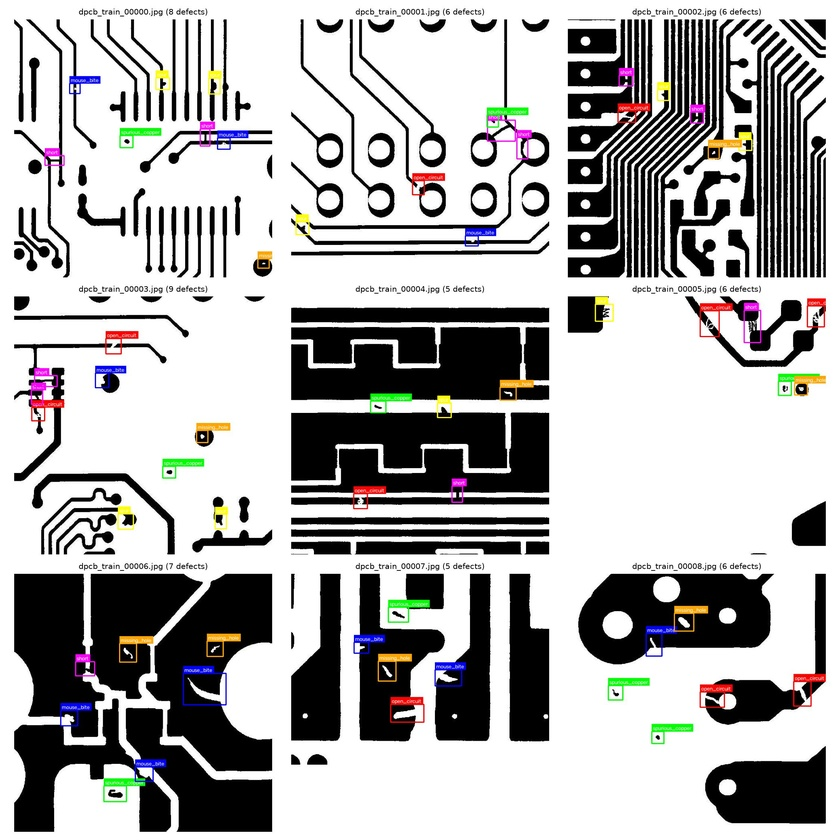
#> input picture data/annotation_verification_grid.jpg, 840 x 840 px, shrunk from 2250 x 2250 before the run
$ python -i image_enhancement.py   (imports and definitions only)
#> lines starting #> are read from the running program, lines starting #| are printed output that depends on the picture; after the words box and inside, x2 and y2 are one past the last pixel; in counts of white or black regions, pixels touching at a corner belong together
"""
Real-World Industrial Camera Preprocessing & Lighting Normalization Suite
Adapts live desk camera, smartphone, and USB microscope captures to match
the training distribution of flatbed optical scans:
1. CLAHE (Contrast Limited Adaptive Histogram Equalization) for uneven shadows
2. Automatic White Balance (Gray World) for color temperature variations
3. Glare & Specular Reflection attenuation on shiny copper/solder
4. Dynamic Brightness, Contrast & Unsharp Mask sharpening
"""

import cv2
import numpy as np

def apply_auto_white_balance(image_bgr: np.ndarray) -> np.ndarray:
    """Gray World White Balance algorithm to remove warm/cool indoor lighting tints."""
    result = image_bgr.copy().astype(np.float32)
    avg_b = np.mean(result[:, :, 0])
    avg_g = np.mean(result[:, :, 1])
    avg_r = np.mean(result[:, :, 2])

    avg_gray = (avg_b + avg_g + avg_r) / 3.0

    # Scale channels
    result[:, :, 0] = np.clip(result[:, :, 0] * (avg_gray / (avg_b + 1e-6)), 0, 255)
    result[:, :, 1] = np.clip(result[:, :, 1] * (avg_gray / (avg_g + 1e-6)), 0, 255)
    result[:, :, 2] = np.clip(result[:, :, 2] * (avg_gray / (avg_r + 1e-6)), 0, 255)

    return result.astype(np.uint8)

def apply_clahe(image_bgr: np.ndarray, clip_limit: float = 2.5, tile_size: int = 8) -> np.ndarray:
    """Adaptive histogram equalization in LAB color space to normalize shadows & glare."""
    lab = cv2.cvtColor(image_bgr, cv2.COLOR_BGR2LAB)
    l, a, b = cv2.split(lab)

    clahe = cv2.createCLAHE(clipLimit=clip_limit, tileGridSize=(tile_size, tile_size))
    cl = clahe.apply(l)

    merged = cv2.merge((cl, a, b))
    return cv2.cvtColor(merged, cv2.COLOR_LAB2BGR)

def suppress_glare(image_bgr: np.ndarray, threshold: int = 240) -> np.ndarray:
    """Attenuate blown-out specular highlights on shiny copper traces and solder pads."""
    gray = cv2.cvtColor(image_bgr, cv2.COLOR_BGR2GRAY)
    _, mask = cv2.threshold(gray, threshold, 255, cv2.THRESH_BINARY)

    # Inpaint or blend highlight regions with slight local blur
    if np.sum(mask) > 0:
        kernel = cv2.getStructuringElement(cv2.MORPH_ELLIPSE, (5, 5))
        mask_dilated = cv2.dilate(mask, kernel, iterations=1)
        blurred = cv2.GaussianBlur(image_bgr, (7, 7), 0)
        mask_3ch = cv2.merge([mask_dilated, mask_dilated, mask_dilated]) / 255.0
        result = (image_bgr * (1.0 - 0.4 * mask_3ch) + blurred * (0.4 * mask_3ch)).astype(np.uint8)
        return result
    return image_bgr

def adjust_brightness_contrast(image_bgr: np.ndarray, brightness: int = 0, contrast: float = 1.0) -> np.ndarray:
    """Adjust exposure parameters."""
    return cv2.convertScaleAbs(image_bgr, alpha=contrast, beta=brightness)

def unsharp_mask(image_bgr: np.ndarray, sigma: float = 1.0, strength: float = 1.2) -> np.ndarray:
    """Sharpen slightly out-of-focus camera captures to accentuate micro trace defects."""
    blurred = cv2.GaussianBlur(image_bgr, (0, 0), sigma)
    sharpened = cv2.addWeighted(image_bgr, 1.0 + strength, blurred, -strength, 0)
    return np.clip(sharpened, 0, 255).astype(np.uint8)

def enhance_pcb_image(
    image_bgr: np.ndarray,
    enable_wb: bool = True,
    enable_clahe: bool = True,
    clahe_clip: float = 2.5,
    enable_glare_suppression: bool = True,
    enable_sharpening: bool = False,
    brightness: int = 0,
    contrast: float = 1.0
) -> np.ndarray:
    """Full preprocessing pipeline for raw camera captures."""
    res = image_bgr.copy()

    # 1. White balance (neutralizes warm desk lamps)
    if enable_wb:
        res = apply_auto_white_balance(res)

    # 2. Glare suppression
    if enable_glare_suppression:
        res = suppress_glare(res)

    # 3. CLAHE local contrast normalization
    if enable_clahe:
        res = apply_clahe(res, clip_limit=clahe_clip)

    # 4. Exposure tuning
    if brightness != 0 or contrast != 1.0:
        res = adjust_brightness_contrast(res, brightness=brightness, contrast=contrast)

    # 5. Sharpening
    if enable_sharpening:
        res = unsharp_mask(res)

    return res

>>> import cv2
>>> picture = cv2.imread('../data/annotation_verification_grid.jpg')
#> picture is the input picture: shape (840, 840, 3); mean B, G, R 173.3, 173.8, 174.5
>>> result = enhance_pcb_image(picture)
#> in apply_auto_white_balance, `avg_b = np.mean(result[:, :, 0])`: avg_b = 173.3
#> in apply_auto_white_balance, `avg_g = np.mean(result[:, :, 1])`: avg_g = 173.8
#> in apply_auto_white_balance, `avg_r = np.mean(result[:, :, 2])`: avg_r = 174.5
#> in apply_auto_white_balance, `avg_gray = (avg_b + avg_g + avg_r) / 3.0`: avg_gray = 173.8
#> in suppress_glare, `_, mask = cv2.threshold(gray, threshold, 255, cv2.THRESH_BINARY)`:
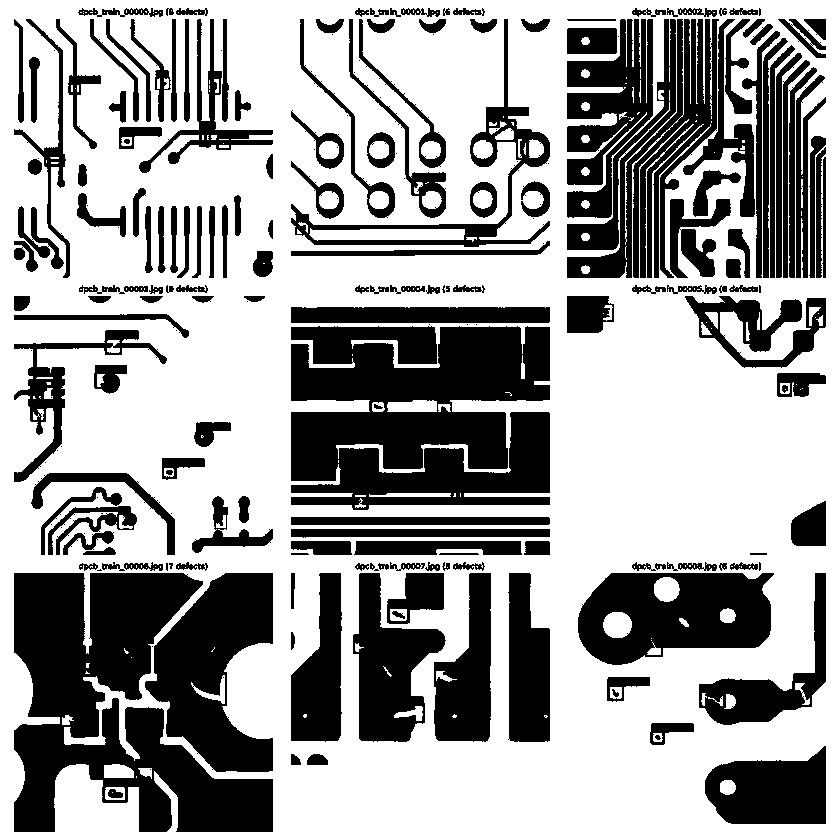
#> mask: shape (840, 840); 63.1% white; 223 black regions (51 under 20 px), largest, box (x1, y1, x2, y2) and area: (291, 326, 550, 510) 40035, (14, 573, 273, 832) 36456, (145, 573, 273, 772) 14878
#> in suppress_glare, `mask_dilated = cv2.dilate(mask, kernel, iterations=1)`:
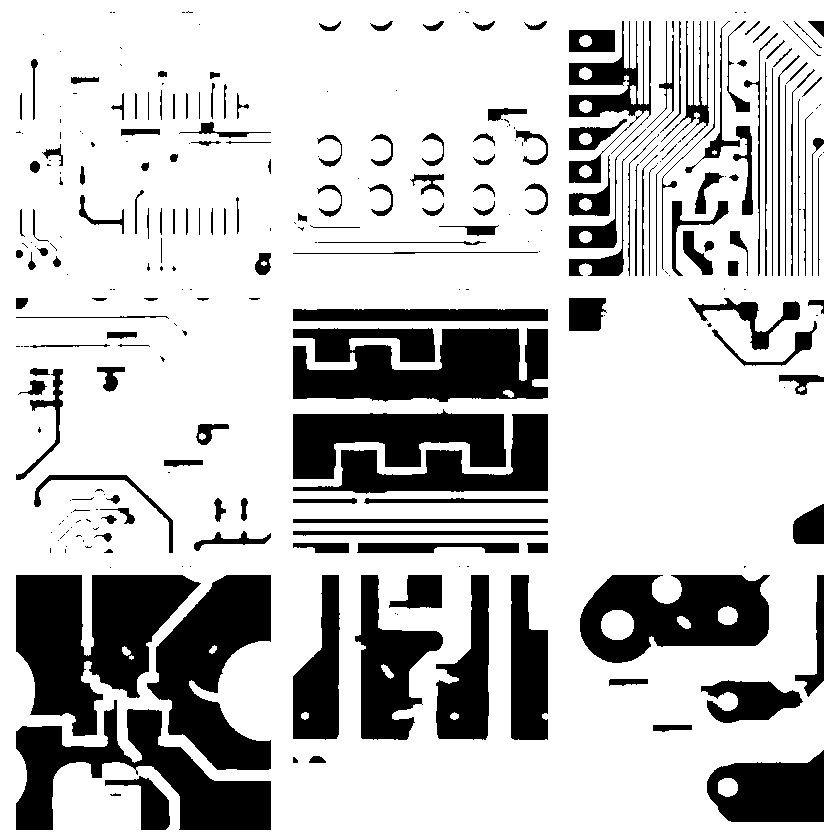
#> mask_dilated: shape (840, 840); 76.5% white; 291 black regions (121 under 20 px), largest, box (x1, y1, x2, y2) and area: (16, 575, 201, 736) 17272, (293, 328, 548, 402) 15379, (147, 575, 271, 770) 13297
#> in suppress_glare, `blurred = cv2.GaussianBlur(image_bgr, (7, 7), 0)`:
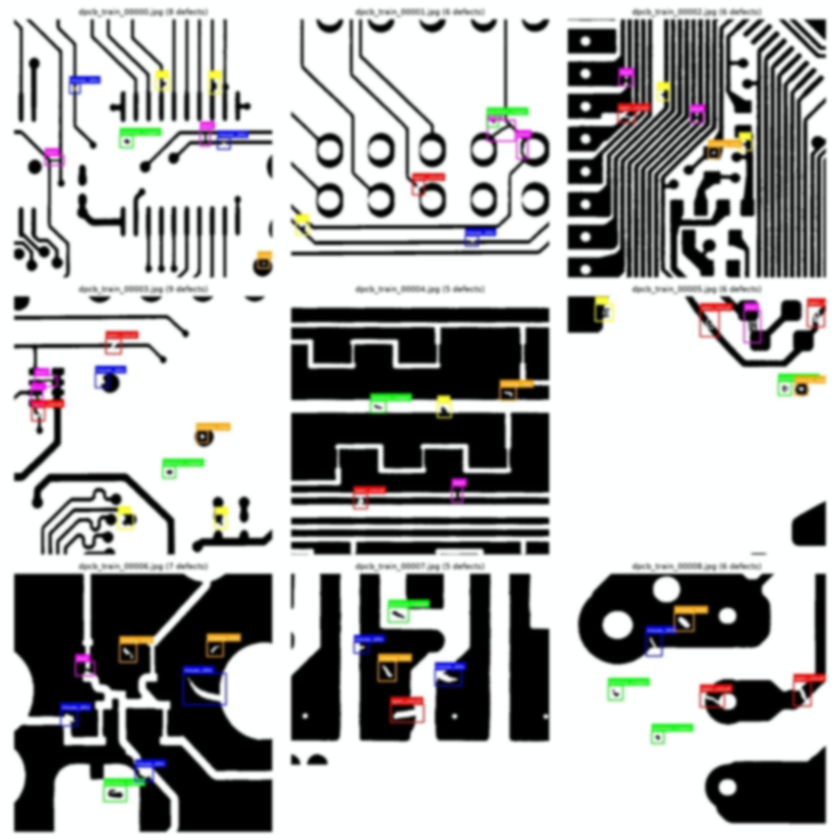
#> blurred: shape (840, 840, 3); mean B, G, R 173.3, 173.8, 173.7
#> in apply_clahe, `lab = cv2.cvtColor(image_bgr, cv2.COLOR_BGR2LAB)`: lab: shape (840, 840, 3); mean of channels 0, 1, 2 174.4, 128.4, 128.4
#> in apply_clahe, `l, a, b = cv2.split(lab)`:
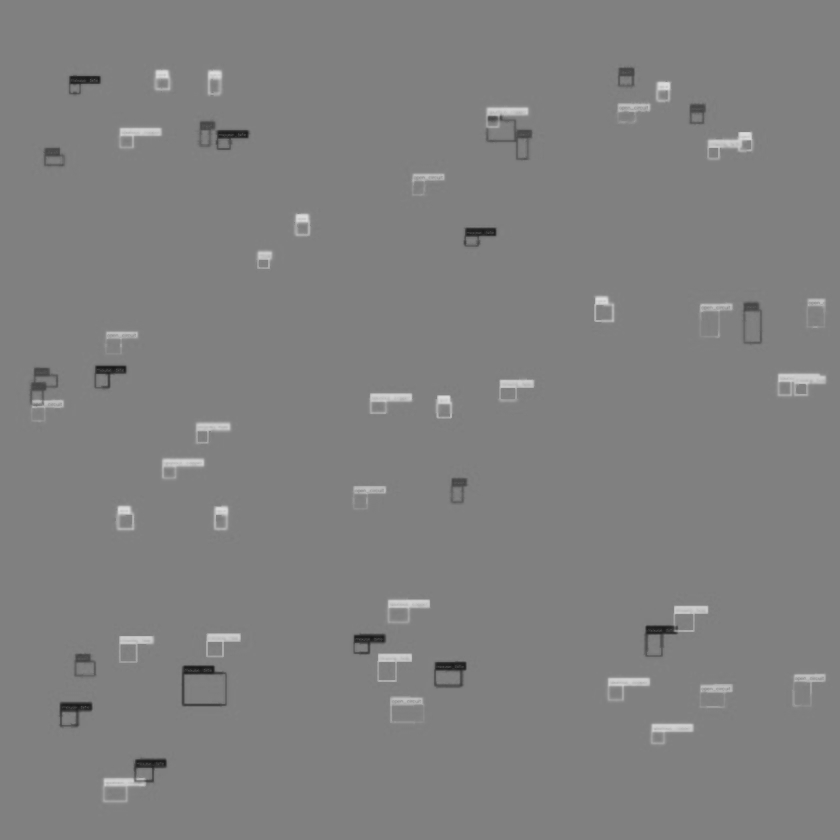
#> b: shape (840, 840); min 23, max 220, mean 128.4
#> in apply_clahe, `cl = clahe.apply(l)`:
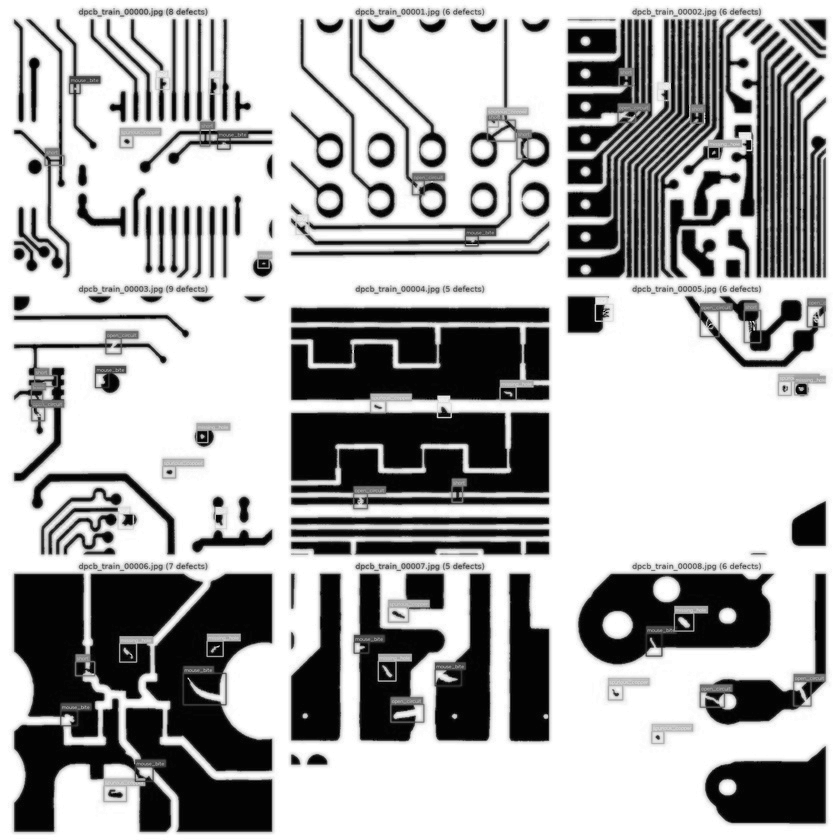
#> cl: shape (840, 840); min 1, max 255, mean 171.8
#> in apply_clahe, `merged = cv2.merge((cl, a, b))`: merged: shape (840, 840, 3); mean of channels 0, 1, 2 171.8, 128.4, 128.4
#> in apply_clahe, `return cv2.cvtColor(merged, cv2.COLOR_LAB2BGR)`:
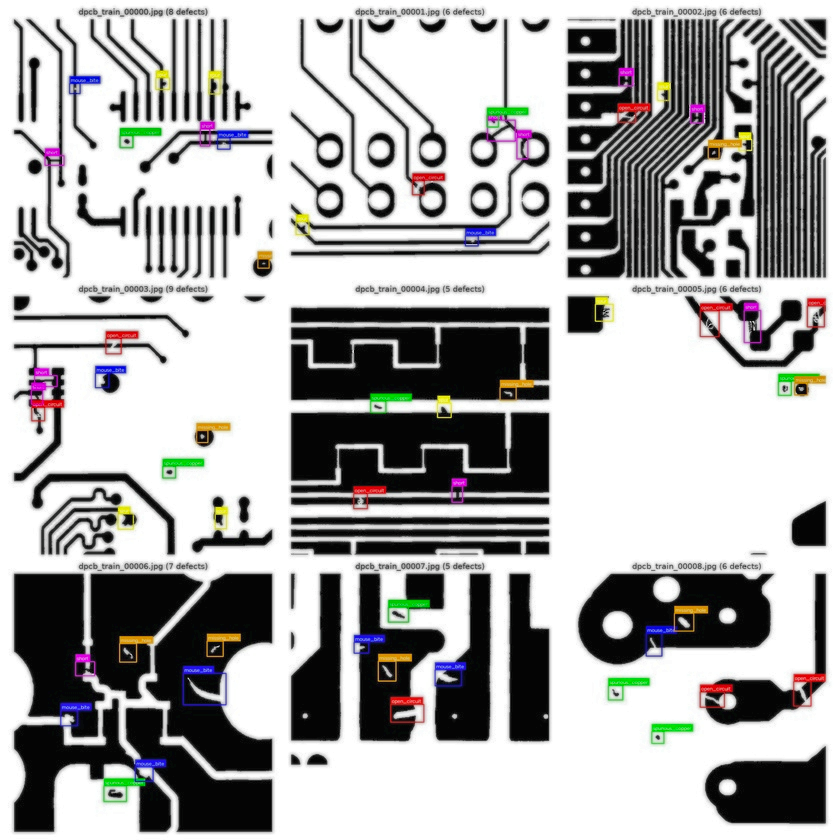
#> returned value: shape (840, 840, 3); mean B, G, R 169.8, 170.3, 170.8

$ run again, on data/gradcam_analysis.jpg
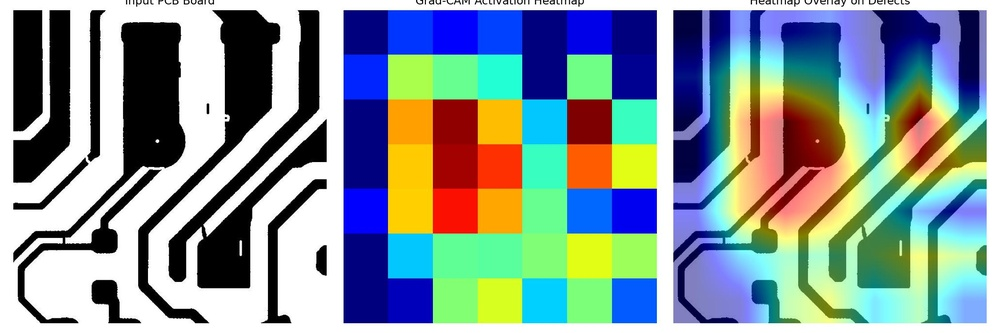
#> input picture data/gradcam_analysis.jpg, 1000 x 333 px, shrunk from 2250 x 750 before the run
#> picture is the input picture: shape (333, 1000, 3); mean B, G, R 150.8, 149.6, 132.4
#> avg_b = 150.8
#> avg_g = 149.6
#> avg_r = 132.4
#> avg_gray = 144.3
#> in suppress_glare, `_, mask = cv2.threshold(gray, threshold, 255, cv2.THRESH_BINARY)`:
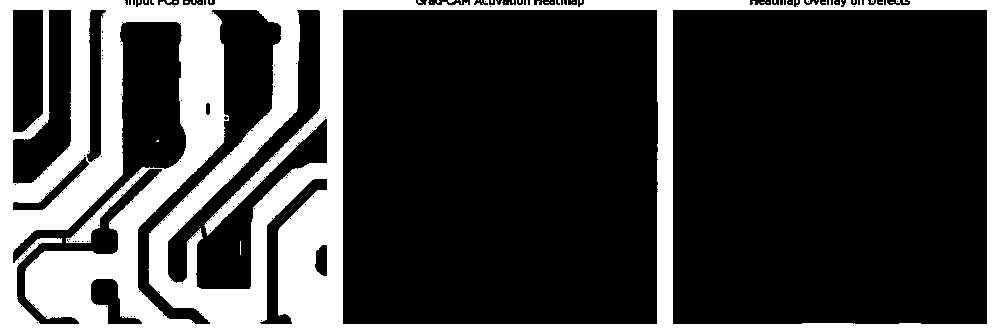
#> mask: shape (333, 1000); 26.3% white; 46 white regions (45 under 20 px), largest, box (x1, y1, x2, y2) and area: (0, 0, 1000, 333) 87511
#> mask_dilated: shape (333, 1000); 31.6% white; 3 white regions, box (x1, y1, x2, y2) and area: (0, 0, 1000, 333) 105025, (238, 239, 243, 257) 82, (154, 138, 161, 144) 32
#> lab: shape (333, 1000, 3); mean of channels 0, 1, 2 153.6, 133.5, 128.3
#> merged: shape (333, 1000, 3); mean of channels 0, 1, 2 149.3, 133.5, 128.3
#> in apply_clahe, `return cv2.cvtColor(merged, cv2.COLOR_LAB2BGR)`:
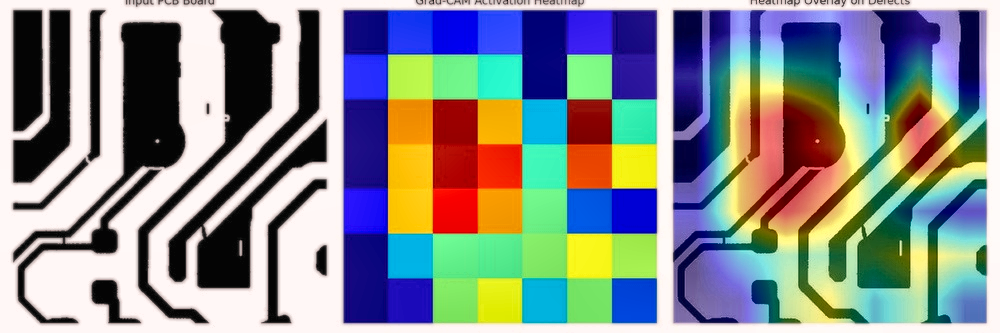
#> returned value: shape (333, 1000, 3); mean B, G, R 140.1, 139.5, 133.6
